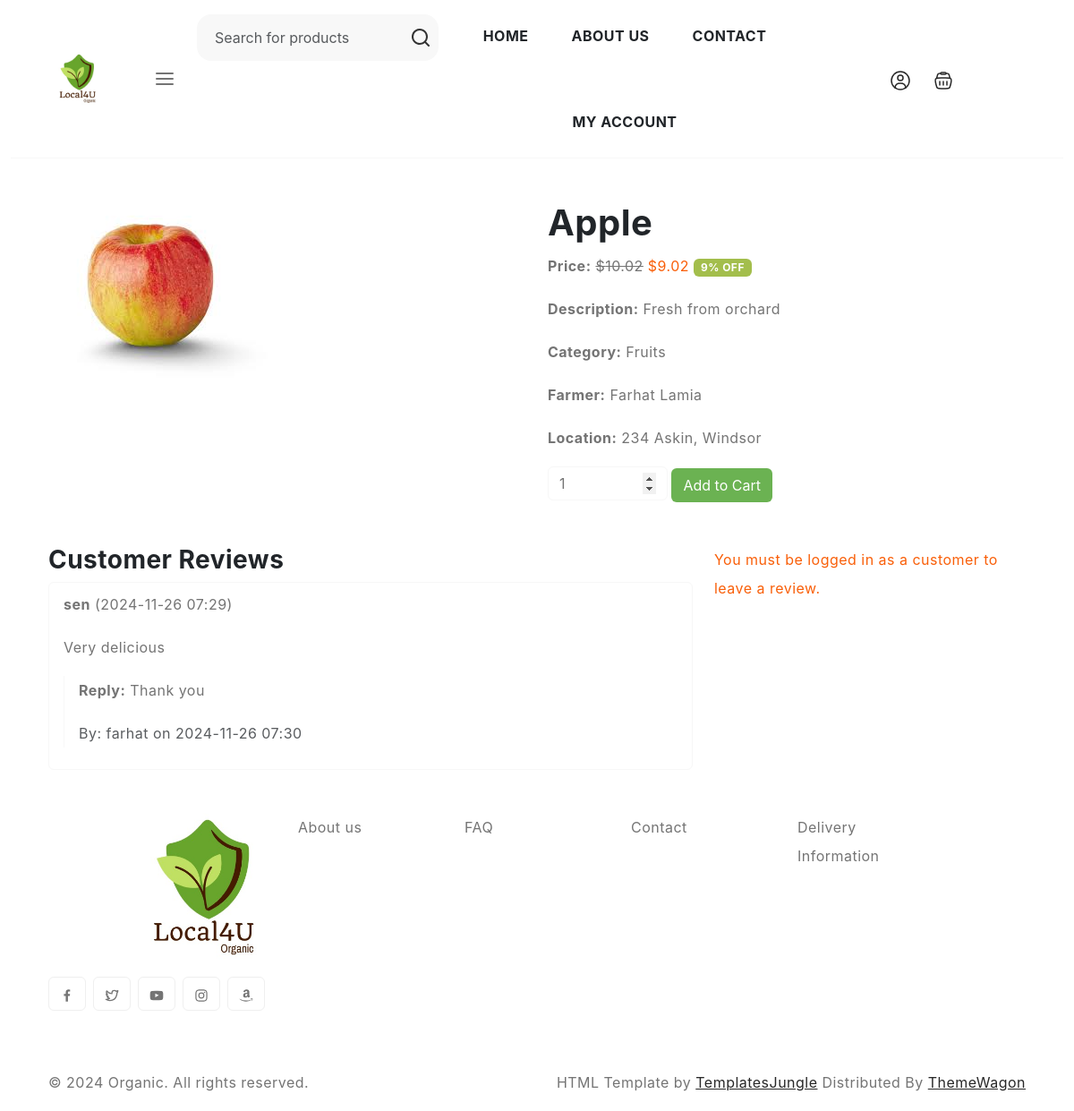
Page /product/1/detail on the committed database.
### product/models.py (models this page shows, shortened)
class Product(models.Model):
    name = models.CharField(max_length=200)  # Name of the product
    description = models.TextField()  # Detailed description of the product
    category = models.ForeignKey(Category, on_delete=models.CASCADE)  # Category to which the product belongs
    price = models.DecimalField(max_digits=10, decimal_places=2)  # Original price of the product
    discounted_price = models.DecimalField(max_digits=10, decimal_places=2, null=True, blank=True)  # Discounted price if applicable
    stock = models.PositiveIntegerField()  # Available stock quantity
    farmer = models.ForeignKey(Farmer, on_delete=models.CASCADE)  # Farmer who owns the product
    created_at = models.DateTimeField(auto_now_add=True)  # Timestamp when the product was added
    updated_at = models.DateTimeField(auto_now=True)  # Timestamp when the product was last updated
    image = models.ImageField(upload_to='product_images/', null=True, blank=True)  # Optional product image
    @property
    def discount_percentage(self):
        if self.discounted_price:
            return int(((self.price - self.discounted_price) / self.price) * 100)  # Discount formula
        return None

class Category(models.Model):
    name = models.CharField(max_length=100)  # Name of the category
    image = models.ImageField(upload_to='category_images/', null=True, blank=True)  # Optional category image

class Review(models.Model):
    product = models.ForeignKey(Product, on_delete=models.CASCADE, related_name='reviews')  # Associated product
    customer = models.ForeignKey(settings.AUTH_USER_MODEL, on_delete=models.CASCADE)  # Customer who wrote the review
    review_text = models.TextField()  # Content of the review
    created_at = models.DateTimeField(auto_now_add=True)  # Timestamp when the review was created

class ReviewReply(models.Model):
    review = models.OneToOneField(Review, on_delete=models.CASCADE, related_name='reply')  # Associated review
    farmer = models.ForeignKey(Farmer, on_delete=models.CASCADE)  # Farmer who replied
    reply_text = models.TextField()  # Content of the reply
    created_at = models.DateTimeField(auto_now_add=True)  # Timestamp when the reply was created

### accounts/models.py (models this page shows, shortened)
class Farmer(models.Model):
    user = models.OneToOneField(CustomUser, on_delete=models.CASCADE)

class CustomUser(AbstractUser):
    USER_TYPES = (
        ('farmer', 'Farmer'),
        ('customer', 'Customer'),
    )
    full_name = models.CharField(max_length=100, blank=True)
    address = models.CharField(max_length=255)
    contact_number = models.CharField(max_length=15)
    user_type = models.CharField(max_length=10, choices=USER_TYPES)
    profile_picture = models.ImageField(upload_to='static/profile_pictures/', null=True, blank=True)

### product/views.py (the view)
# urls.py: path('<int:product_id>/detail', views.product_detail, name='product_detail'),
def product_detail(request, product_id):
    product = get_object_or_404(Product, id=product_id)  # Retrieve product or return 404
    reviews = product.reviews.all()  # Fetch all reviews related to the product
    if request.method == 'POST':  # Handle review submission
        if request.user.is_authenticated and hasattr(request.user, 'customer'):  # Check if user is a customer
            form = ReviewForm(request.POST)
            if form.is_valid():
                review = form.save(commit=False)
                review.product = product  # Associate review with the product
                review.customer = request.user  # Associate review with the customer
                review.save()
                message = f"{request.user.username} left a review on your product: {product.name}"
                Notification.objects.create(
                    recipient=product.farmer.user,
                    message=message
                )
                messages.success(request, "Your review has been submitted!")
                return redirect('product_detail', product_id=product.id)
        else:
            messages.error(request, "Only customers can leave reviews.")
            return redirect('product_detail', product_id=product.id)
    else:
        form = ReviewForm()
    return render(request, 'product_detail.html', {
        'product': product,
        'reviews': reviews,
        'form': form,
    })

### product/forms.py
class ReviewForm(forms.ModelForm):
    class Meta:
        model = Review
        fields = ['review_text']
        widgets = {
            'review_text': forms.Textarea(attrs={'class': 'form-control', 'placeholder': 'Write your review here...'}),
        }
        labels = {
            'review_text': 'Your Review',
        }

### order/context_processors.py (called while the page is built)
def cart_data(request):
    return {"cart": request.session.get("cart", {})}

### order/templatetags/cart_filters.py (called while the page is built)
@register.filter
def sum_cart_total(cart_items):
    total = 0
    for item in cart_items:
        total += float(item['price']) * item['quantity']
    return total

### product/context_processors.py (called while the page is built)
def category_menu(request):
    categories = Category.objects.all()
    return {'categories': categories}

### templates/product_detail.html (shortened to what this page needs)
{% extends 'base.html' %}
{% block body_block %}
<div class="container mt-5">
    <div class="row">
        <div class="col-md-6">
            <img src="{{ product.image.url }}" alt="{{ product.name }}" class="img-fluid">
        </div>
        <div class="col-md-6">
            <h1>{{ product.name }}</h1>
            <p>
                <strong>Price:</strong>
                {% if product.discounted_price %}
                    <del>${{ product.price }}</del>
                    <span class="text-danger">${{ product.discounted_price }}</span>
                    <span class="badge bg-success">{{ product.discount_percentage }}% OFF</span>
                {% else %}
                    ${{ product.price }}
                {% endif %}
            </p>
            <p><strong>Description:</strong> {{ product.description }}</p>
            <p><strong>Category:</strong> {{ product.category.name }}</p>
            <p><strong>Farmer:</strong> {{ product.farmer.user.full_name }}</p>
            <p><strong>Location:</strong> {{ product.farmer.user.address }}</p>
            <form action="{% url 'cart_add' product.id %}" method="POST" class="mt-3">
                <input type="number" name="quantity" value="1" min="1" class="form-control w-25 d-inline">
                <button type="submit" class="btn btn-primary">Add to Cart</button>
            </form>
        </div>
    </div>
    <div class="row mt-5">
        <div class="col-md-8">
            <h3>Customer Reviews</h3>
            <ul class="list-group">
                {% for review in reviews %}
                <li class="list-group-item">
                    <p><strong>{{ review.customer.username }}</strong> ({{ review.created_at|date:"Y-m-d H:i" }})</p>
                    <p>{{ review.review_text }}</p>
                    {% if review.reply %}
                    <div class="border-start ps-3 mt-3">
                        <p><strong>Reply:</strong> {{ review.reply.reply_text }}</p>
                        <p class="text-muted">By: {{ review.reply.farmer.user.username }} on {{ review.reply.created_at|date:"Y-m-d H:i" }}</p>
                    </div>
                    {% endif %}
                </li>
                {% empty %}
                <li class="list-group-item">No reviews yet. Be the first to review this product!</li>
                {% endfor %}
            </ul>
        </div>
        <div class="col-md-4">
            {% if user.is_authenticated and user.customer %}
            <h4>Leave a Review</h4>
            <form method="POST">
                {% csrf_token %}
                {{ form.as_p }}
                <button type="submit" class="btn btn-primary">Submit Review</button>
            </form>
            {% else %}
            <p class="text-danger">You must be logged in as a customer to leave a review.</p>
            {% endif %}
        </div>
    </div>
</div>
{% endblock %}

### static/style.css (style rules this page uses)
body { --heading-font : "Inter", sans-serif; --bs-link-color: #333; --bs-link-hover-color:#333; --bs-link-color-rgb: 40,40,40; --bs-link-hover-color-rgb: 0,0,0; --bs-light-rgb: 248, 248, 248; --bs-font-sans-serif: "Inter", sans-serif; --bs-body-font-family: var(--bs-font-sans-serif); --bs-body-font-size: 1rem; --bs-body-font-weight: 400; --bs-body-line-height: 2; --bs-body-color: #747474; --bs-primary: #6BB252; --bs-primary-rgb: 107, 178, 82; --bs-secondary: #364127; --bs-secondary-rgb: 54, 65, 39; --bs-danger: #F95F09; --bs-danger-rgb: 249, 95, 9; --bs-success: #a3be4c; --bs-success-rgb: 163, 190, 76; --bs-primary-bg-subtle: #FFF9EB; --bs-success-bg-subtle: #eef5e5; --bs-border-color: #F7F7F7; }
.btn-primary { --bs-btn-color: #fff; --bs-btn-bg: var(--bs-primary); --bs-btn-border-color: transparent; --bs-btn-hover-color: #fff; --bs-btn-hover-bg: #f7a422; --bs-btn-hover-border-color: transparent; --bs-btn-focus-shadow-rgb: 49,132,253; --bs-btn-active-color: #fff; --bs-btn-active-bg: var(--bs-primary); --bs-btn-active-border-color: transparent; --bs-btn-active-shadow: inset 0 3px 5px rgba(0, 0, 0, 0.125); --bs-btn-disabled-color: #fff; --bs-btn-disabled-bg: #d3d7dd; --bs-btn-disabled-border-color: transparent; }
body { letter-spacing: 0.03em; }
h1,h2,h3,h4,h5,h6 { font-family: var(--heading-font); color: var(--bs-dark); font-weight: 700; }
.container, .container-fluid, .container-lg, .container-md, .container-sm, .container-xl, .container-xxl { --bs-gutter-x: 3rem; }

### rows in the picture
Product: image (picture), name "Apple", price "10.02", discounted_price "9.02", discount_percentage "9", description "Fresh from orchard", category.name "Fruits", farmer.user.full_name "Farhat Lamia", farmer.user.address "234 Askin, Windsor"
Review: customer.username "sen", created_at "2024-11-26 07:29", review_text "Very delicious", reply.reply_text "Thank you", reply.farmer.user.username "farhat", reply.created_at "2024-11-26 07:30"
